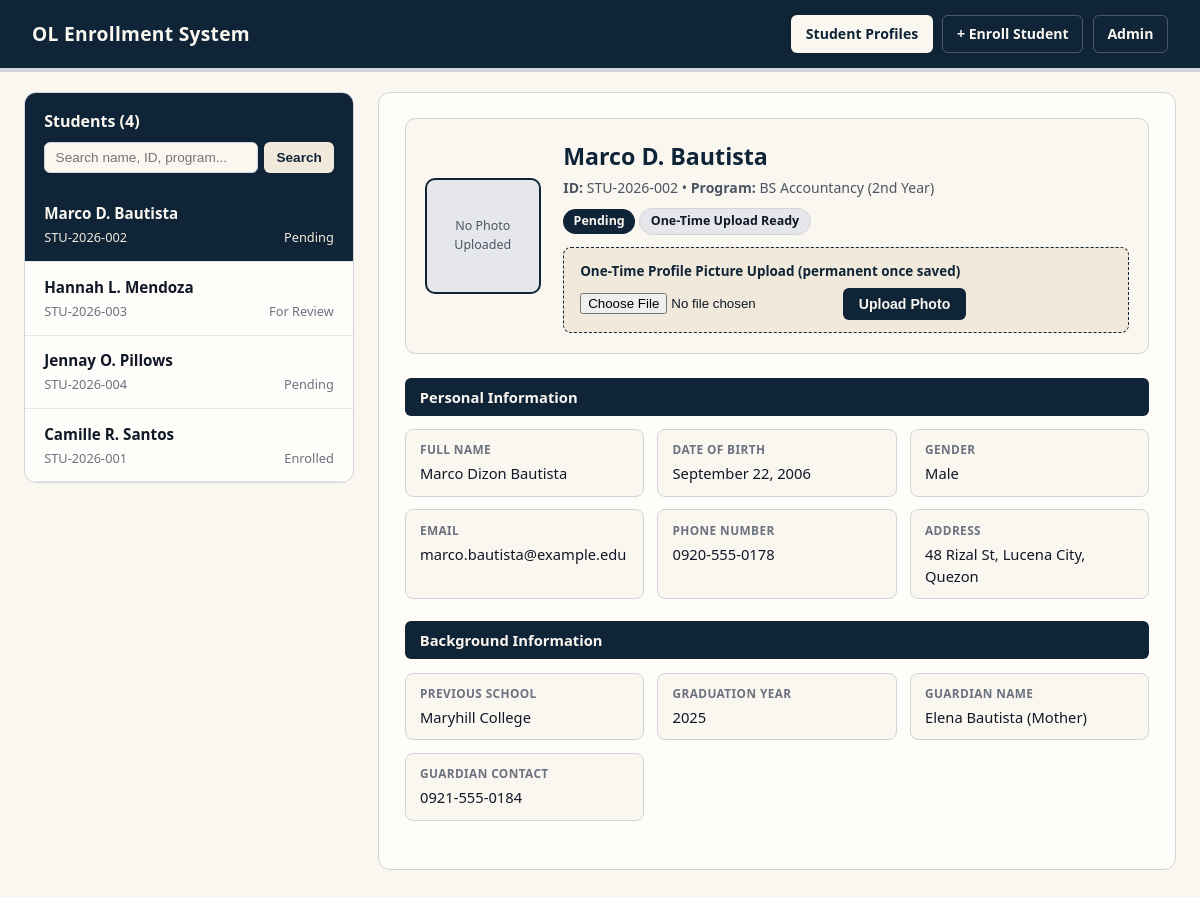
The app's page /students/, older data.
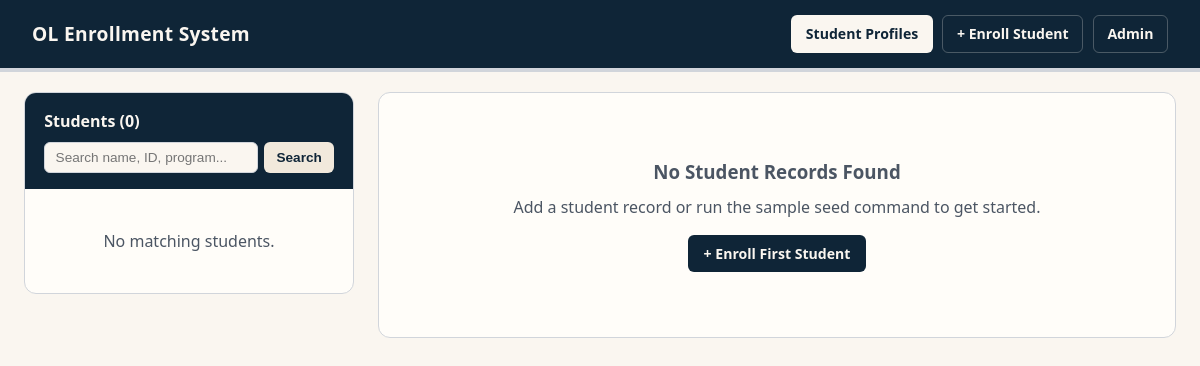
The same page, newer data.
### students/models.py (models this page shows, shortened)
class Student(models.Model):
    STATUS_CHOICES = [
        ('Enrolled', 'Enrolled'),
        ('Pending', 'Pending'),
        ('For Review', 'For Review'),
    ]
    GENDER_CHOICES = [
        ('Male', 'Male'),
        ('Female', 'Female'),
        ('Prefer not to say', 'Prefer not to say'),
    ]
    student_id = models.CharField(max_length=25, unique=True)
    program = models.CharField(max_length=120)
    year_level = models.CharField(max_length=50)
    enrollment_status = models.CharField(
        max_length=20, choices=STATUS_CHOICES, default='Pending'
    )
    date_enrolled = models.DateField(auto_now_add=True)
    first_name = models.CharField(max_length=80)
    middle_name = models.CharField(max_length=80, blank=True)
    last_name = models.CharField(max_length=80)
    date_of_birth = models.DateField()
    gender = models.CharField(max_length=25, choices=GENDER_CHOICES, default='Male')
    email = models.EmailField()
    phone_number = models.CharField(max_length=30)
    address = models.TextField()
    previous_school = models.CharField(max_length=150)
    graduation_year = models.CharField(max_length=10)
    guardian_name = models.CharField(max_length=120)
    guardian_relationship = models.CharField(max_length=50, default='Parent/Guardian')
    guardian_contact = models.CharField(max_length=30)
    profile_pic = models.ImageField(upload_to='profile_pics/', blank=True, null=True)
    profile_pic_uploaded_at = models.DateTimeField(blank=True, null=True)
    class Meta:
        ordering = ['last_name', 'first_name']
    @property
    def full_name(self):
        if self.middle_name:
            return f"{self.first_name} {self.middle_name[0]}. {self.last_name}"
        return f"{self.first_name} {self.last_name}"
    @property
    def has_uploaded_pic(self):
        return bool(self.profile_pic)

### students/views.py (the view, shortened to what this page needs)
# urls.py: path('', views.profile_view, name='student_profiles'),
def profile_view(request, student_id=None):
    search_query = request.GET.get('q', '').strip()
    students_qs = Student.objects.all()
    selected_student = None
    if student_id is not None:
        selected_student = get_object_or_404(Student, pk=student_id)
    elif students_qs.exists():
        selected_student = students_qs.first()
    elif Student.objects.exists():
        selected_student = Student.objects.first()
    if request.method == 'POST' and selected_student:
        if selected_student.has_uploaded_pic:
            messages.error(
                request,
                "Profile picture upload is locked because a photo was already saved."
            )
            return redirect('student_detail', student_id=selected_student.pk)
        form = OneTimeProfilePicForm(request.POST, request.FILES, instance=selected_student)
        if form.is_valid():
            student_obj = form.save(commit=False)
            student_obj.profile_pic_uploaded_at = timezone.now()
            student_obj.save()
            messages.success(
                request,
                "Profile picture uploaded! Because this is a one-time upload, it is now locked."
            )
            return redirect('student_detail', student_id=selected_student.pk)
        messages.error(request, "Please select a valid image file to upload.")
    else:
        form = OneTimeProfilePicForm(instance=selected_student)
    context = {
        'students': students_qs,
        'selected_student': selected_student,
        'form': form,
        'search_query': search_query,
        'active_page': 'profiles',
    }
    return render(request, 'students/profile_view.html', context)

### students/forms.py (shortened to what this page needs)
class OneTimeProfilePicForm(forms.ModelForm):
    class Meta:
        model = Student
        fields = ['profile_pic']
        widgets = {
            'profile_pic': forms.FileInput(attrs={
                'accept': 'image/*',
                'id': 'id_profile_pic',
            })
        }

### students/templates/students/profile_view.html (shortened to what the changed rows need)
{% extends "students/base.html" %}
{% block content %}
<div class="split-grid">
  <aside class="sidebar">
    <div class="sidebar-top">
      <h2>Students ({{ students|length }})</h2>
      <form method="get" action="{% url 'student_profiles' %}" class="search-form">
        <input
          type="text"
          name="q"
          value="{{ search_query }}"
          placeholder="Search name, ID, program..."
        />
        <button type="submit">Search</button>
      </form>
    </div>
    <ul class="student-list">
      {% for student in students %}
        <li class="student-row {% if selected_student and student.pk == selected_student.pk %}active{% endif %}">
          <a href="{% url 'student_detail' student.pk %}">
            <span class="student-name">{{ student.full_name }}</span>
            <span class="student-sub">
              <span>{{ student.student_id }}</span>
              <span>{{ student.enrollment_status }}</span>
            </span>
          </a>
        </li>
      {% empty %}
        <li class="empty-msg">No matching students.</li>
      {% endfor %}
    </ul>
  </aside>
  <main class="detail-card">
    {% if selected_student %}
      <div class="hero-box">
        <div class="photo-frame">
          {% if selected_student.profile_pic %}
            <img src="{{ selected_student.profile_pic.url }}" alt="{{ selected_student.full_name }}" />
          {% else %}
            <div class="photo-empty">No Photo Uploaded</div>
          {% endif %}
        </div>
        <div class="hero-info">
          <h2>{{ selected_student.full_name }}</h2>
          <p class="hero-meta">
            <strong>ID:</strong> {{ selected_student.student_id }} &bull;
            <strong>Program:</strong> {{ selected_student.program }} ({{ selected_student.year_level }})
          </p>
          <span class="pill">{{ selected_student.enrollment_status }}</span>
          <span class="pill pill-gray">
            {% if selected_student.has_uploaded_pic %}One-Time Photo Locked{% else %}One-Time Upload Ready{% endif %}
          </span>
          {% if not selected_student.has_uploaded_pic %}
            <div class="upload-panel">
              <form method="post" enctype="multipart/form-data">
                <label for="id_profile_pic">One-Time Profile Picture Upload (permanent once saved)</label>
                <div class="upload-row">
                  {{ form.profile_pic }}
                  <button type="submit" class="btn-dark">Upload Photo</button>
                </div>
              </form>
            </div>
          {% else %}
            <div class="locked-badge">
              Uploaded{% if selected_student.profile_pic_uploaded_at %} on {{ selected_student.profile_pic_uploaded_at|date:"M d, Y H:i" }}{% endif %}. Re-upload disabled.
            </div>
          {% endif %}
        </div>
      </div>
      <div class="block-section">
        <div class="block-header">Personal Information</div>
        <div class="field-grid">
          <div class="field-box">
            <div class="field-label">Full Name</div>
            <div class="field-val">{{ selected_student.first_name }} {{ selected_student.middle_name }} {{ selected_student.last_name }}</div>
          </div>
          <div class="field-box">
            <div class="field-label">Date of Birth</div>
            <div class="field-val">{{ selected_student.date_of_birth|date:"F d, Y" }}</div>
          </div>
          <div class="field-box">
            <div class="field-label">Gender</div>
            <div class="field-val">{{ selected_student.gender }}</div>
          </div>
          <div class="field-box">
            <div class="field-label">Email</div>
            <div class="field-val">{{ selected_student.email }}</div>
          </div>
          <div class="field-box">
            <div class="field-label">Phone Number</div>
            <div class="field-val">{{ selected_student.phone_number }}</div>
          </div>
          <div class="field-box">
            <div class="field-label">Address</div>
            <div class="field-val">{{ selected_student.address }}</div>
          </div>
        </div>
      </div>
      <div class="block-section">
        <div class="block-header">Background Information</div>
        <div class="field-grid">
          <div class="field-box">
            <div class="field-label">Previous School</div>
            <div class="field-val">{{ selected_student.previous_school }}</div>
          </div>
          <div class="field-box">
            <div class="field-label">Graduation Year</div>
            <div class="field-val">{{ selected_student.graduation_year }}</div>
          </div>
          <div class="field-box">
            <div class="field-label">Guardian Name</div>
            <div class="field-val">{{ selected_student.guardian_name }} ({{ selected_student.guardian_relationship }})</div>
          </div>
          <div class="field-box">
            <div class="field-label">Guardian Contact</div>
            <div class="field-val">{{ selected_student.guardian_contact }}</div>
          </div>
        </div>
      </div>
    {% else %}
      <div class="empty-msg">
        <h3>No Student Records Found</h3>
        <p style="margin: 0.5rem 0 1rem;">Add a student record or run the sample seed command to get started.</p>
        <a href="{% url 'enroll_student' %}" class="btn-dark">+ Enroll First Student</a>
      </div>
    {% endif %}
  </main>
</div>
{% endblock %}

Row changes from the older to the newer data that the page shows:
removed Student: full_name "Marco D. Bautista", student_id "STU-2026-002", enrollment_status "Pending", program "BS Accountancy", year_level "2nd Year", first_name "Marco", middle_name "Dizon", last_name "Bautista", date_of_birth "September 22, 2006", gender "Male", email "marco.bautista@example.edu", phone_number "0920-555-0178", address "48 Rizal St, Lucena City, Quezon", previous_school "Maryhill College", graduation_year "2025", guardian_name "Elena Bautista", guardian_relationship "Mother", guardian_contact "0921-555-0184"
removed Student: full_name "Hannah L. Mendoza", student_id "STU-2026-003", enrollment_status "For Review"
removed Student: full_name "Jennay O. Pillows", student_id "STU-2026-004", enrollment_status "Pending"
removed Student: full_name "Camille R. Santos", student_id "STU-2026-001", enrollment_status "Enrolled"
Text that changed along with them:
{{ students|length }}: "4" → "0"
text no longer shown: "No Photo Uploaded ID: • Program: ( ) One-Time Upload Ready One-Time Profile Picture Upload (permanent once saved) Upload Photo Personal Information FULL NAME DATE OF BIRTH GENDER EMAIL PHONE NUMBER ADDRESS Background Information PREVIOUS SCHOOL GRADUATION YEAR GUARDIAN NAME ( ) GUARDIAN CONTACT"
text now shown: "No matching students. No Student Records Found Add a student record or run the sample seed command to get started. + Enroll First Student"
